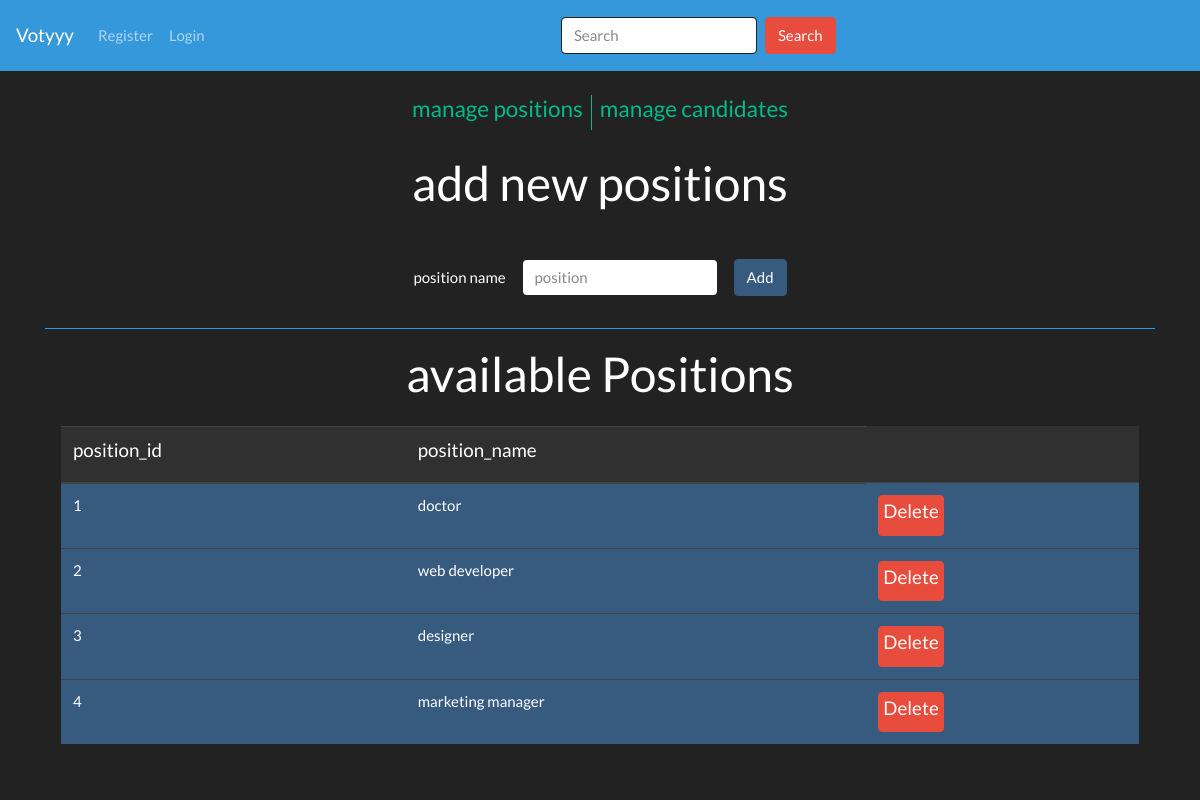
/positions.php, run on the app's committed database.
### tables this page shows
CREATE TABLE `position`(
    `position_id` int(11) NOT NULL PRIMARY KEY AUTO_INCREMENT,
    `position_name` varchar(255) NOT NULL,
    `time` datetime DEFAULT NOW()
);

### positions.php (called while the page is built)
<?php
include('./header.php');
include('./partials/_positions.php');
include('./footer.php');

### db/DBController.php (called while the page is built, shortened)
<?php
class DBController
{
    protected $host = 'localhost';
    protected $user = 'root';
    protected $password = '';
    protected $database = 'votyy';
    public function __construct()
    {
        $this->con = new mysqli($this->host, $this->user, $this->password, $this->database);
    }
}

### functions.php (called while the page is built, shortened)
<?php
require('./db/DBController.php');
require('./db/position.php');
$db = new DBController();
$position = new Positon($db);

### db/position.php (called while the page is built, shortened)
<?php
class Positon
{
    public $db = null;
    public function __construct(DBController $db)
    {
        $this->db = $db;
    }
    public function getData($table = 'position')
    {
        $result = $this->db->con->query("SELECT * FROM {$table}");
        $array = mysqli_fetch_all($result, MYSQLI_ASSOC);
        if (count($array) > 0) {
            return $array;
        }
    }
}

### partials/_positions.php (the view, shortened to what this page needs)
<?php
$positions = $position->getData();
if ($positions !== null && count($positions) > 0) {
    $keys_with_duplicates = array_keys($positions[0]);
    $keys = array_filter($keys_with_duplicates, function ($var) {
        return $var != 'time';
    });
}
?>
<div class="container">
    <?php include('./partials/_admin-links.php'); ?>
    <main>
        <section class='d-flex align-items-center flex-column justify-content-center'>
            <h1 class='mb-4'>add new positions</h1>
            <form method='POST' class='form-inline my-4'>
                <label for="position">position name</label>
                <input type="text" class='form-control mx-3' name="position_name" placeholder="position">
                <button type="submit" class='btn btn-primary' name="add_position">Add</button>
            </form>
        </section>
        <section class='d-flex align-items-center flex-column justify-content-center border-top border-info p-3 mt-2'>
            <h1 class='mb-4'>available Positions</h1>
            <table class="table table-dark">
                <thead>
                    <tr>
                        <?php
                        if (isset($keys)) foreach ($keys as $key) :
                        ?>
                            <th scope="col">
                                <h5><?php echo "$key" ?></h5>
                            </th>
                        <?php endforeach; ?>
                    </tr>
                </thead>
                <tbody>
                    <?php
                    if (isset($positions)) foreach ($positions as $position) :
                    ?>
                        <tr class="bg-primary">
                            <td>
                                <h6><?php echo $position['position_id'] ?></h6>
                            </td>
                            <td>
                                <h6><?php echo $position['position_name'] ?></h6>
                            </td>
                            <td>
                                <form method='POST'>
                                    <button class='btn btn-danger p-1' name="delete_position">
                                        <h5>Delete</h5>
                                    </button>
                                </form>
                            </td>
                        </tr>
                    <?php endforeach; ?>
                </tbody>
            </table>
        </section>
    </main>
</div>

### data on the page
position: position_id "1", position_name "doctor"
position: position_id "2", position_name "web developer"
position: position_id "3", position_name "designer"
position: position_id "4", position_name "marketing manager"

### other printed values
$key "position_id"
$key "position_name"
